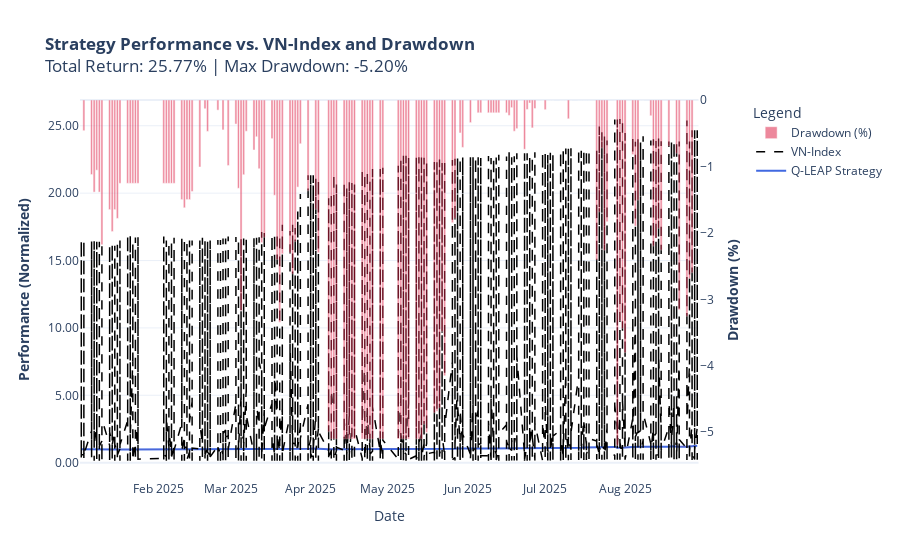

Notebook source saved alongside this figure:
### Markdown cell above
### Ratio and chart

### Code cell
print("\n" + "="*30)
print("STRATEGY PERFORMANCE ANALYSIS")
print("="*30)

df_log = pd.DataFrame(trade_log)
df_value = pd.DataFrame(daily_portfolio_value).set_index('date')

if df_log.empty or df_value.empty:
    print("Warning: No trades were executed or no portfolio value data is available.")
else:
    final_value = df_value['value'].iloc[-1]
    total_return_pct = (final_value / INITIAL_CAPITAL - 1) * 100
    total_trades = len(df_log)
    win_rate = (df_log['profit'] > 0).sum() / total_trades * 100 if total_trades > 0 else 0
    avg_profit_per_trade = df_log['profit_pct'].mean()
    
    print(f"  - Results from {BACKTEST_START_DATE} to {BACKTEST_END_DATE}")
    print(f"  - Total Return: {total_return_pct:.2f}%")
    print(f"  - Final Portfolio Value: {final_value:,.0f} VND")
    print(f"  - Total Closed Trades: {total_trades}")
    print(f"  - Win Rate: {win_rate:.2f}%")
    print(f"  - Average Profit per Trade: {avg_profit_per_trade:.2f}%")

    df_value['peak'] = df_value['value'].cummax()
    df_value['drawdown'] = (df_value['value'] - df_value['peak']) / df_value['peak']
    max_drawdown = df_value['drawdown'].min() * 100
    print(f"  - Maximum Drawdown: {max_drawdown:.2f}%")

    df_value['normalized_strategy'] = df_value['value'] / INITIAL_CAPITAL
    
    df_vnindex = None
    try:
        df_vnindex_raw = pd.read_parquet(VNINDEX_FILE)
        df_vnindex_raw['timestamp'] = pd.to_datetime(df_vnindex_raw['timestamp'])
        
        df_vnindex_raw = df_vnindex_raw.sort_values(by='timestamp')
        
        df_vnindex = df_vnindex_raw.set_index('timestamp').loc[BACKTEST_START_DATE:BACKTEST_END_DATE]
        
        if df_vnindex.empty:
            print("  - (Plotly) VN-Index data has no dates within the backtest period.")
            df_vnindex = None
        else:
            df_vnindex['normalized_vnindex'] = df_vnindex['close'] / df_vnindex['close'].iloc[0]
            
    except FileNotFoundError:
        print("  - (Plotly) VN-Index file not found, skipping comparison.")
    except Exception as e:
        print(f"  - (Plotly) An error occurred while processing the VN-Index file: {e}")
        df_vnindex = None

    fig = make_subplots(specs=[[{"secondary_y": True}]])

    fig.add_trace(
        go.Scatter(x=df_value.index, y=df_value['normalized_strategy'], name='Q-LEAP Strategy',
                   line=dict(color='royalblue', width=2)),
        secondary_y=False,
    )

    fig.add_trace(
        go.Scatter(x=df_value.index, y=df_value['peak'] / INITIAL_CAPITAL, name='Portfolio Peak',
                   line=dict(color='rgba(0,0,0,0)')),
        secondary_y=False
    )
    fig.add_trace(
        go.Scatter(x=df_value.index, y=df_value['normalized_strategy'], name='Drawdown',
                   fill='tonexty', fillcolor='rgba(255, 82, 82, 0.2)',
                   line=dict(color='rgba(0,0,0,0)')),
        secondary_y=False
    )

    if df_vnindex is not None:
        fig.add_trace(
            go.Scatter(x=df_vnindex.index, y=df_vnindex['normalized_vnindex'], name='VN-Index',
                       line=dict(color='black', width=1.5, dash='dash')),
            secondary_y=False,
        )

    fig.add_trace(
        go.Bar(x=df_value.index, y=df_value['drawdown'] * 100, name='Drawdown (%)',
               marker_color='crimson', opacity=0.5),
        secondary_y=True,
    )

    fig.update_layout(
        title_text=f'<b>Strategy Performance vs. VN-Index and Drawdown</b><br>Total Return: {total_return_pct:.2f}% | Max Drawdown: {max_drawdown:.2f}%',
        xaxis_title='Date',
        legend_title='Legend',
        template='plotly_white',
        hovermode='x unified'
    )

    fig.update_yaxes(
        title_text="<b>Performance (Normalized)</b>",
        secondary_y=False,
        tickformat='.2f'
    )
    
    fig.update_yaxes(
        title_text="<b>Drawdown (%)</b>",
        secondary_y=True,
        showgrid=False,
        range=[df_value['drawdown'].min()*110, 0]
    )
    
    fig.data[1].showlegend = False
    fig.data[2].showlegend = False

    fig.show()

### Figure 1 — Plotly figure (JSON) as saved in the notebook; plotly's stock layout.template omitted (floating-point values rounded to 4 significant figures; data arrays with more than 128 entries replaced by an {"elided": "..."} marker saying what was removed)
{"data": [{"line": {"color": "royalblue", "width": 2}, "name": "Q-LEAP Strategy", "type": "scatter", "x": {"elided": "163 str values"}, "xaxis": "x", "y": {"elided": "163 float values"}, "yaxis": "y"}, {"line": {"color": "rgba(0,0,0,0)"}, "name": "Portfolio Peak", "showlegend": false, "type": "scatter", "x": {"elided": "163 str values"}, "xaxis": "x", "y": {"elided": "163 float values"}, "yaxis": "y"}, {"fill": "tonexty", "fillcolor": "rgba(255, 82, 82, 0.2)", "line": {"color": "rgba(0,0,0,0)"}, "name": "Drawdown", "showlegend": false, "type": "scatter", "x": {"elided": "163 str values"}, "xaxis": "x", "y": {"elided": "163 float values"}, "yaxis": "y"}, {"line": {"color": "black", "dash": "dash", "width": 1.5}, "name": "VN-Index", "type": "scatter", "x": {"elided": "66938 str values"}, "xaxis": "x", "y": {"elided": "66938 float values"}, "yaxis": "y"}, {"marker": {"color": "crimson"}, "name": "Drawdown (%)", "opacity": 0.5, "type": "bar", "x": {"elided": "163 str values"}, "xaxis": "x", "y": {"elided": "163 float values"}, "yaxis": "y2"}], "layout": {"hovermode": "x unified", "legend": {"title": {"text": "Legend"}}, "title": {"text": "<b>Strategy Performance vs. VN-Index and Drawdown</b><br>Total Return: 25.77% | Max Drawdown: -5.20%"}, "xaxis": {"anchor": "y", "domain": [0, 0.94], "title": {"text": "Date"}}, "yaxis": {"anchor": "x", "domain": [0, 1], "tickformat": ".2f", "title": {"text": "<b>Performance (Normalized)</b>"}}, "yaxis2": {"anchor": "x", "overlaying": "y", "range": [-5.719, 0], "showgrid": false, "side": "right", "title": {"text": "<b>Drawdown (%)</b>"}}}}
